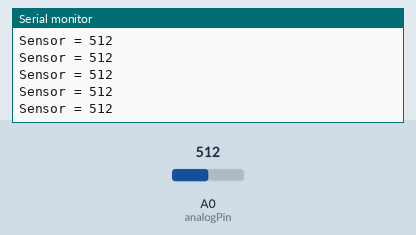
This sketch was run on a simulated Arduino Uno, built with avr-gcc and run on an emulated ATmega328P. On the bench: the last lines printed to the serial monitor. Inputs (shaded band) come from the test bench; at power-on: A0 (analogPin) = 512.

Above: at 1.2 s.
1.3 s: A0 (analogPin) set to 716
At 1.56 s:
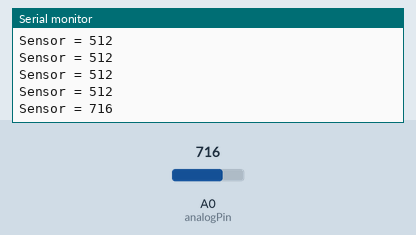
2.8 s: A0 (analogPin) set to 900
At 2.96 s:
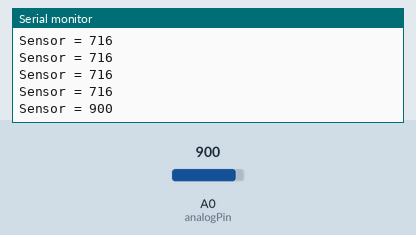
Timing chart, 0 to 5.8 s (numbered marks = the images above; inputs shaded):
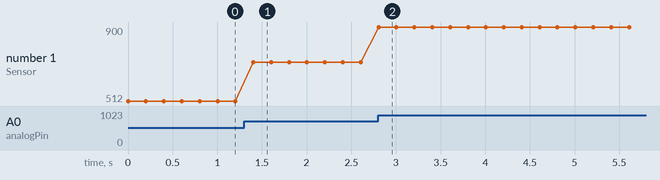

Measured:
- after the input at 1.3 s, the serial monitor: prints a new line after 0.10 s (image 1)
- after the input at 2.8 s, the serial monitor: prints a new line at once (image 2)
- plotted number 1: 512 → 716 after the input at 1.3 s, 716 → 900 after the input at 2.8 s

The sketch:

Ir_detector.ino
```cpp
int analogPin=A0;                 //Readings from sensor to analog pin 0
int limit = 900;            // play with system to find this limit
int sensorValue =0;


void setup()
 {
\
  Serial.begin(9600);
 }

void loop()
 {
  int val=analogRead(analogPin);  //photodiode reading
  Serial.print("Sensor = ");
  Serial.println(val);

   delay(200);
 }
```
